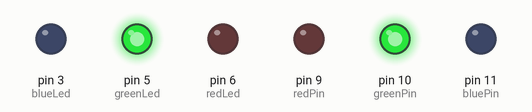
This sketch was run on a simulated Arduino Uno, built with avr-gcc and run on an emulated ATmega328P. On the bench: output pins drawn as LEDs (lit = HIGH).

Above: at 0.5 s.
At 1.5 s:
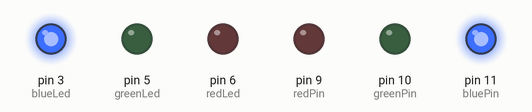
At 5.5 s:
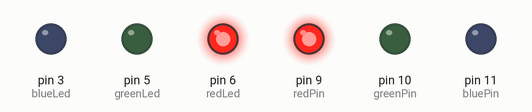
Timing chart, 0 to 6.9 s (numbered marks = the images above):
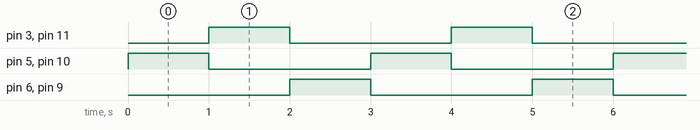

The sketch:

playlight.ino
```cpp
#define BLUE  0
#define RED   1
#define GREEN 2

int redLed = 6;
int greenLed = 5;
int blueLed = 3;
int redPin = 9;
int greenPin = 10;
int bluePin = 11;

// Save the current state of the LED light OFF/ON
bool state[3];

void setup() {
  // Normal LED
  pinMode(redLed, OUTPUT);
  pinMode(greenLed, OUTPUT);
  pinMode(blueLed, OUTPUT);

  // RGB LED
  pinMode(redPin, OUTPUT);
  pinMode(greenPin, OUTPUT);
  pinMode(bluePin, OUTPUT);
}

void loop() {
  paint(GREEN);
  delay(1000);
  paint(BLUE);
  delay(1000);
  paint(RED);
  delay(1000);
}

// Turn a normal LED on and changes the color of the RGB LED to that corresponding color
void paint(int color) {
  switch(color) {
    case BLUE:
      blackout();
      setColor(0, 0, 255);
      digitalWrite(blueLed, HIGH);
      state[BLUE] = true;
      break;
    case RED:
      blackout();
      setColor(255, 0, 0);
      digitalWrite(redLed, HIGH);
      state[RED] = true;
      break;
    case GREEN:
      blackout();
      setColor(0, 255, 0);
      digitalWrite(greenLed, HIGH);
      state[GREEN] = true;
      break;
  }
}

// Changes color of the RGB LED to the given RGB value
void setColor(int red, int green, int blue) {
  analogWrite(redPin, red);
  analogWrite(greenPin, green);
  analogWrite(bluePin, blue);
}

// Turn off any light in the ON state
 void blackout() {
  if(state[BLUE]) {
      digitalWrite(blueLed, LOW);
      state[BLUE] = false;
  }

  if(state[RED]) {
      digitalWrite(redLed, LOW);
      state[RED] = false;
  }

  if(state[GREEN]) {
      digitalWrite(greenLed, LOW);
      state[GREEN] = false;
  }
 }
```

Measured:
- by itself, pin 3 (blueLed), pin 5 (greenLed), pin 6 (redLed), pin 9 (redPin), pin 10 (greenPin), pin 11 (bluePin): alternates HIGH for 1.0 s and LOW for 2.0 s
- by itself, everything shown: repeats every 3.0 s, in 3 steps
